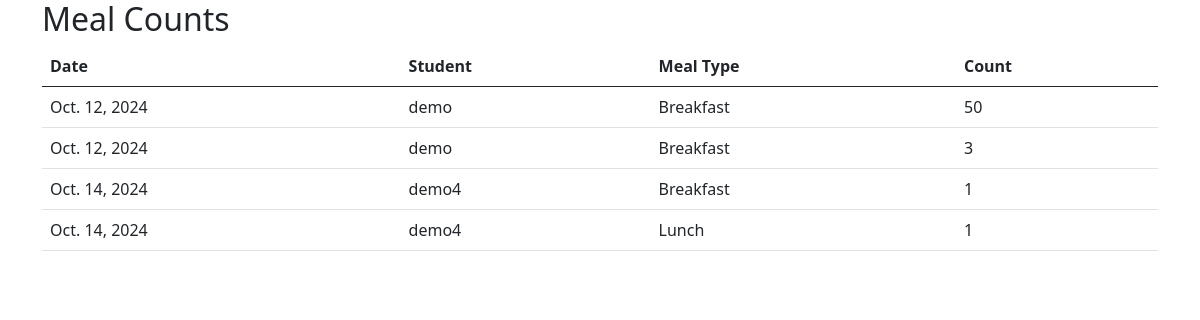
The app's page /view_meal_counts/ with its own data.
### hostel/models.py (models this page shows, shortened)
class MealCount(models.Model):
    date = models.DateField()
    student = models.ForeignKey(Student, on_delete=models.CASCADE)
    meal_type = models.CharField(max_length=10, default='Breakfast')  # e.g., 'Breakfast', 'Lunch', 'Dinner'
    count = models.PositiveIntegerField(default=0)

class Student(models.Model):
    roll_number = models.CharField(max_length=20)
    name = models.CharField(max_length=100)
    gender = models.CharField(max_length=10)
    room_number = models.CharField(max_length=10)

### hostel/views.py (the view)
# urls.py: path('view_meal_counts/', views.view_meal_counts, name='view_meal_counts'),
def view_meal_counts(request):
    meal_counts = MealCount.objects.all()
    return render(request, 'hostel/view_meal_counts.html', {'meal_counts': meal_counts})

### hostel/templates/hostel/view_meal_counts.html (shortened to what this page needs)
<!DOCTYPE html>
<html lang="en">
<head>
    {% load static %}
    <link rel="stylesheet" href="{% static 'css/bootstrap.min.css' %}">
</head>
<body>
    <div class="container">
        <h2>Meal Counts</h2>
        <table class="table">
            <thead>
                <tr>
                    <th>Date</th>
                    <th>Student</th>
                    <th>Meal Type</th>
                    <th>Count</th>
                </tr>
            </thead>
            <tbody>
                {% for meal_count in meal_counts %}
                <tr>
                    <td>{{ meal_count.date }}</td>
                    <td>{{ meal_count.student.name }}</td>
                    <td>{{ meal_count.meal_type }}</td>
                    <td>{{ meal_count.count }}</td>
                </tr>
                {% empty %}
                <tr>
                    <td colspan="4" class="text-center">No meal counts found.</td>
                </tr>
                {% endfor %}
            </tbody>
        </table>
    </div>
</body>
</html>

### records on screen
MealCount: date "Oct. 12, 2024", student.name "demo", meal_type "Breakfast", count "50"
MealCount: date "Oct. 12, 2024", student.name "demo", meal_type "Breakfast", count "3"
MealCount: date "Oct. 14, 2024", student.name "demo4", meal_type "Breakfast", count "1"
MealCount: date "Oct. 14, 2024", student.name "demo4", meal_type "Lunch", count "1"
